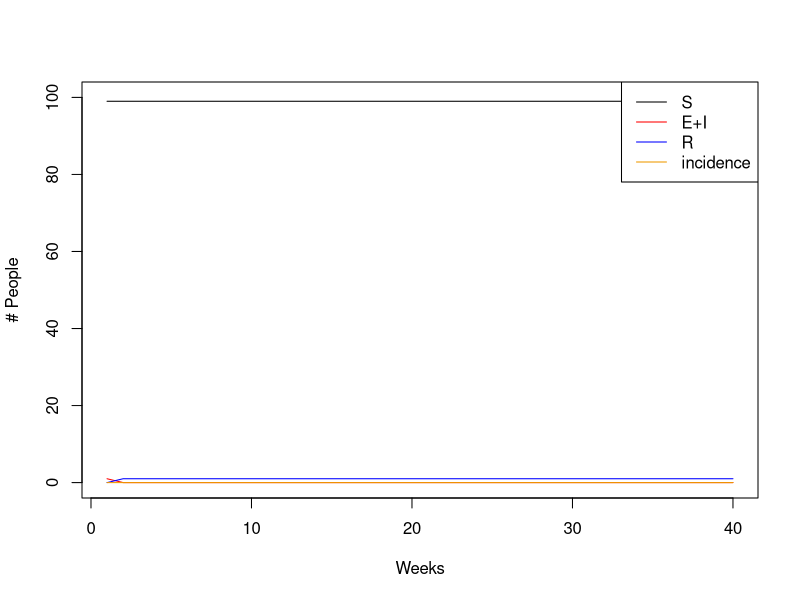

Generate this figure with R:
initS <- 99
initI <- 1
beta <- 0.5
gamma<-1
tau<-1
no.of.timesteps <- 40
pop <- c(rep(0,initS),rep(1,initI))
sim.table <- as.data.frame(matrix(NA, no.of.timesteps, 7))
colnames(sim.table) <- c('WeekNo','S','E','I','R', 'lambda', 'incidence')

incidence <- 0
for(t in 1:no.of.timesteps)
{
  #Simulate what happens at each timestep
  sim.table$WeekNo[t] <- t
  lambda <- beta*sum(pop==1| pop==2)/length(pop)
  print(lambda)
  random.no <- runif(length(pop))
  # incidence <- 0
  for(i in 1:length(pop))
  {
    #Simulate what happens to each individual
    if(pop[i]==0)
    {
      if(random.no[i]<lambda)
      {
        pop[i] <- 1
        incidence <- incidence + 1
      }
    }
    else if(pop[i]==1 | pop[i]==2)
    {
      pop[i] <- pop[i] + 1
    }
    
  }
  sim.table$S[t]  <- sum(pop==0)
  sim.table$E[t] <- sum(pop==1)
  sim.table$I[t] <- sum(pop==2)
  sim.table$R[t]  <- sum(pop==3)
  sim.table$lambda[t] <- lambda
  sim.table$incidence[t] <- incidence
  
}


plot(sim.table$WeekNo,sim.table$S,type='l',ylim=c(0,length(pop)),col='black',xlab="Weeks",ylab=("# People"))
lines(sim.table$WeekNo,sim.table$E+sim.table$I,col='red')
lines(sim.table$WeekNo,sim.table$R,col='blue')
lines(sim.table$WeekNo,sim.table$incidence, col = "orange2")
legend("topright", legend = c("S","E+I","R","incidence"), lwd = 1, col=c("black","red","blue","orange2"))


# plot(sim.table$lambda, type = "l")
